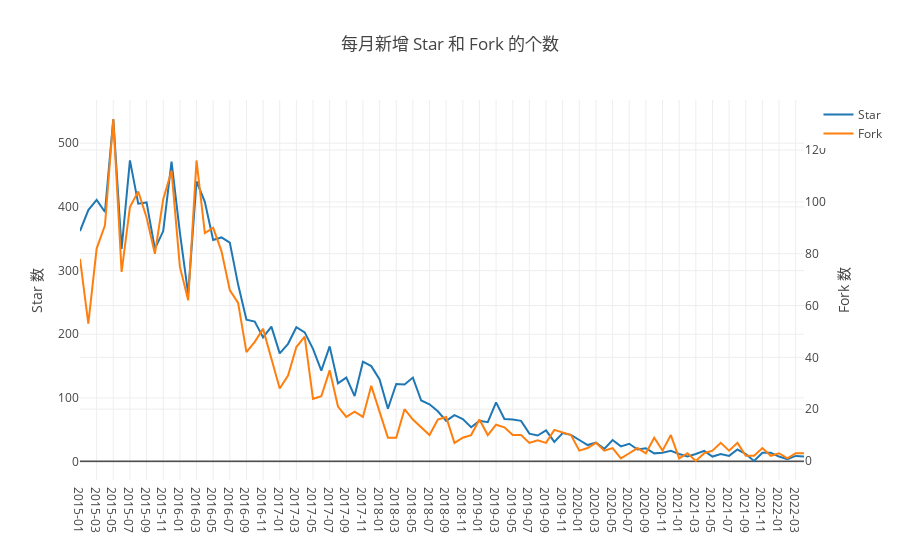

The cell this chart's notebook holds for it:
### Markdown cell above
##  1 每月新增Star和Fork的个数

### Code cell
Promise.all(years.map(y => {
    var q = `
    select t1.time as time1, t2.time as time2, stars, forks
    from 
        (select count(*) as stars ,
        formatDateTime(created_at, '%Y-%m') as time
        from github_log.year${y} 
        where repo_id=${my_repo_id} and type='WatchEvent'
        group by formatDateTime(created_at, '%Y-%m')
        order by formatDateTime(created_at, '%Y-%m')) t1
    
        FULL OUTER JOIN
    
        (select count(*) as forks ,
        formatDateTime(created_at, '%Y-%m') as time
        from github_log.year${y} 
        where repo_id=${my_repo_id} and type='ForkEvent'
        group by formatDateTime(created_at, '%Y-%m')
        order by formatDateTime(created_at, '%Y-%m')) t2
    
        ON t1.time=t2.time
    `
    return openDigger.driver.clickhouse.query(q);
})).then(data => {
    var stars = [], forks=[], time = [], tt = [];
    data.forEach(d => {
        d.forEach(dd => {
            stars.push(parseInt(dd.stars));
            forks.push(parseInt(dd.forks));
            if (dd.time1!='') {
                time.push(dd.time1);
                tt.push({'时间':dd.time1, '新增 Star 数':parseInt(dd.stars), '新增 Fork 数':parseInt(dd.forks)});
            }
            else {
                time.push(dd.time2);
                tt.push({'时间':dd.time2, '新增 Star 数':parseInt(dd.stars), '新增 Fork 数':parseInt(dd.forks)});
            }
        });
    });
    openDigger.render.plotly([
        {x: time, y: stars, mode:'line', name:'Star'}, 
        {x: time, y: forks, mode:'line', name:'Fork',yaxis: 'y2'}
    ], {
        title: '每月新增 Star 和 Fork 的个数',
        yaxis: { title: 'Star 数'},
        yaxis2: { overlaying: 'y', side: 'right', anchor: 'x', title: 'Fork 数'},
        xaxis: {type: 'category'}
    });
    console.table(tt)
});

### Figure 1 — Plotly figure (JSON) as saved in the notebook; plotly's stock layout.template omitted (floating-point values rounded to 4 significant figures)
{"data": [{"mode": "line", "name": "Star", "x": ["2015-01", "2015-02", "2015-03", "2015-04", "2015-05", "2015-06", "2015-07", "2015-08", "2015-09", "2015-10", "2015-11", "2015-12", "2016-01", "2016-02", "2016-03", "2016-04", "2016-05", "2016-06", "2016-07", "2016-08", "2016-09", "2016-10", "2016-11", "2016-12", "2017-01", "2017-02", "2017-03", "2017-04", "2017-05", "2017-06", "2017-07", "2017-08", "2017-09", "2017-10", "2017-11", "2017-12", "2018-01", "2018-02", "2018-03", "2018-04", "2018-05", "2018-06", "2018-07", "2018-08", "2018-09", "2018-10", "2018-11", "2018-12", "2019-01", "2019-02", "2019-03", "2019-04", "2019-05", "2019-06", "2019-07", "2019-08", "2019-09", "2019-10", "2019-11", "2019-12", "2020-01", "2020-02", "2020-03", "2020-04", "2020-05", "2020-06", "2020-07", "2020-08", "2020-09", "2020-10", "2020-11", "2020-12", "2021-01", "2021-02", "2021-03", "2021-04", "2021-05", "2021-06", "2021-07", "2021-08", "2021-09", "2021-10", "2021-11", "2021-12", "2022-01", "2022-02", "2022-03", "2022-04"], "y": [362, 395, 411, 392, 538, 334, 473, 405, 407, 334, 362, 471, 360, 263, 440, 408, 348, 352, 344, 278, 223, 220, 195, 212, 170, 185, 211, 203, 177, 143, 181, 123, 132, 103, 157, 150, 129, 83, 122, 121, 132, 96, 90, 79, 64, 73, 67, 54, 64, 62, 93, 67, 66, 64, 44, 41, 49, 31, 45, 42, 34, 26, 30, 20, 34, 24, 28, 19, 21, 13, 14, 17, 12, 8, 12, 17, 8, 12, 9, 19, 12, 1, 14, 14, 8, 4, 9, 8]}, {"mode": "line", "name": "Fork", "x": ["2015-01", "2015-02", "2015-03", "2015-04", "2015-05", "2015-06", "2015-07", "2015-08", "2015-09", "2015-10", "2015-11", "2015-12", "2016-01", "2016-02", "2016-03", "2016-04", "2016-05", "2016-06", "2016-07", "2016-08", "2016-09", "2016-10", "2016-11", "2016-12", "2017-01", "2017-02", "2017-03", "2017-04", "2017-05", "2017-06", "2017-07", "2017-08", "2017-09", "2017-10", "2017-11", "2017-12", "2018-01", "2018-02", "2018-03", "2018-04", "2018-05", "2018-06", "2018-07", "2018-08", "2018-09", "2018-10", "2018-11", "2018-12", "2019-01", "2019-02", "2019-03", "2019-04", "2019-05", "2019-06", "2019-07", "2019-08", "2019-09", "2019-10", "2019-11", "2019-12", "2020-01", "2020-02", "2020-03", "2020-04", "2020-05", "2020-06", "2020-07", "2020-08", "2020-09", "2020-10", "2020-11", "2020-12", "2021-01", "2021-02", "2021-03", "2021-04", "2021-05", "2021-06", "2021-07", "2021-08", "2021-09", "2021-10", "2021-11", "2021-12", "2022-01", "2022-02", "2022-03", "2022-04"], "y": [78, 53, 82, 91, 132, 73, 98, 104, 94, 80, 101, 112, 75, 62, 116, 88, 90, 81, 66, 61, 42, 46, 51, 40, 28, 33, 44, 48, 24, 25, 35, 21, 17, 19, 17, 29, 19, 9, 9, 20, 16, 13, 10, 16, 17, 7, 9, 10, 16, 10, 14, 13, 10, 10, 7, 8, 7, 12, 11, 10, 4, 5, 7, 4, 5, 1, 3, 5, 3, 9, 4, 10, 1, 3, 0, 3, 4, 7, 4, 7, 2, 2, 5, 2, 3, 1, 3, 3], "yaxis": "y2"}], "layout": {"autosize": true, "title": {"text": "每月新增 Star 和 Fork 的个数"}, "xaxis": {"autorange": true, "range": [0, 87], "type": "category"}, "yaxis": {"autorange": true, "range": [-28.83, 567.8], "title": {"text": "Star 数"}, "type": "linear"}, "yaxis2": {"anchor": "x", "autorange": true, "overlaying": "y", "range": [-7.333, 139.3], "side": "right", "title": {"text": "Fork 数"}, "type": "linear"}}}
